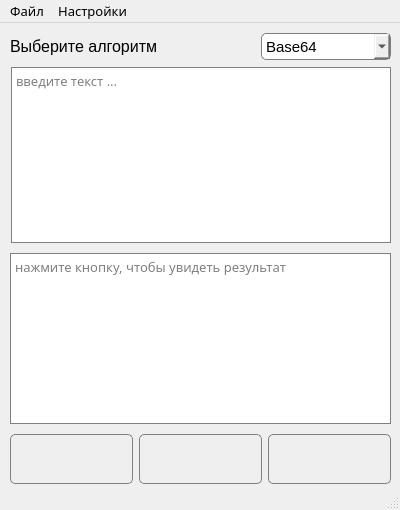
<?xml version="1.0" encoding="UTF-8"?>
<ui version="4.0">
 <class>MainWindow</class>
 <widget class="QMainWindow" name="MainWindow">
  <property name="geometry">
   <rect>
    <x>0</x>
    <y>0</y>
    <width>400</width>
    <height>510</height>
   </rect>
  </property>
  <property name="minimumSize">
   <size>
    <width>400</width>
    <height>510</height>
   </size>
  </property>
  <property name="maximumSize">
   <size>
    <width>400</width>
    <height>510</height>
   </size>
  </property>
  <property name="font">
   <font>
    <family>Ubuntu</family>
    <pointsize>10</pointsize>
   </font>
  </property>
  <property name="windowTitle">
   <string>Crypto Box</string>
  </property>
  <property name="windowIcon">
   <iconset resource="res_rc.qrc">
    <normaloff>:/res/res/icon.png</normaloff>:/res/res/icon.png</iconset>
  </property>
  <property name="whatsThis">
   <string>Easter egg here!</string>
  </property>
  <property name="autoFillBackground">
   <bool>false</bool>
  </property>
  <property name="styleSheet">
   <string notr="true"/>
  </property>
  <property name="iconSize">
   <size>
    <width>32</width>
    <height>32</height>
   </size>
  </property>
  <property name="tabShape">
   <enum>QTabWidget::Rounded</enum>
  </property>
  <widget class="QWidget" name="centralwidget">
   <property name="maximumSize">
    <size>
     <width>16777215</width>
     <height>16777215</height>
    </size>
   </property>
   <property name="styleSheet">
    <string notr="true"/>
   </property>
   <widget class="QWidget" name="layoutWidget">
    <property name="geometry">
     <rect>
      <x>10</x>
      <y>230</y>
      <width>381</width>
      <height>171</height>
     </rect>
    </property>
    <layout class="QVBoxLayout" name="Decrypte_text">
     <item>
      <widget class="QTextEdit" name="textEdit_2">
       <property name="enabled">
        <bool>true</bool>
       </property>
       <property name="font">
        <font>
         <family>Fira Code Medium</family>
         <pointsize>10</pointsize>
        </font>
       </property>
       <property name="toolTip">
        <string/>
       </property>
       <property name="statusTip">
        <string/>
       </property>
       <property name="accessibleName">
        <string/>
       </property>
       <property name="accessibleDescription">
        <string/>
       </property>
       <property name="styleSheet">
        <string notr="true">QTextEdit { 
border: 1px solid gray; 
}</string>
       </property>
       <property name="lineWrapColumnOrWidth">
        <number>0</number>
       </property>
       <property name="readOnly">
        <bool>true</bool>
       </property>
       <property name="acceptRichText">
        <bool>true</bool>
       </property>
       <property name="placeholderText">
        <string>нажмите кнопку, чтобы увидеть результат</string>
       </property>
      </widget>
     </item>
    </layout>
   </widget>
   <widget class="QWidget" name="layoutWidget">
    <property name="geometry">
     <rect>
      <x>10</x>
      <y>410</y>
      <width>381</width>
      <height>52</height>
     </rect>
    </property>
    <layout class="QHBoxLayout" name="Buttons">
     <item>
      <widget class="QPushButton" name="button_decrypt">
       <property name="enabled">
        <bool>true</bool>
       </property>
       <property name="minimumSize">
        <size>
         <width>0</width>
         <height>50</height>
        </size>
       </property>
       <property name="font">
        <font>
         <family>Segoe UI Semibold</family>
         <pointsize>9</pointsize>
         <italic>false</italic>
         <bold>true</bold>
        </font>
       </property>
       <property name="cursor">
        <cursorShape>PointingHandCursor</cursorShape>
       </property>
       <property name="styleSheet">
        <string notr="true">QPushButton { 
border: 1px solid gray; border-radius: 5px;
}
QPushButton:hover { 
border-color: #6dad77;
}
QPushButton:checked { 
background-color: #6dad77; border: 1px solid black; 
}</string>
       </property>
       <property name="text">
        <string/>
       </property>
       <property name="icon">
        <iconset resource="res_rc.qrc">
         <normaloff>:/res/res/decrypt.svg</normaloff>:/res/res/decrypt.svg</iconset>
       </property>
       <property name="iconSize">
        <size>
         <width>35</width>
         <height>35</height>
        </size>
       </property>
       <property name="checkable">
        <bool>true</bool>
       </property>
       <property name="checked">
        <bool>false</bool>
       </property>
      </widget>
     </item>
     <item>
      <widget class="QPushButton" name="button_encrypt">
       <property name="minimumSize">
        <size>
         <width>0</width>
         <height>50</height>
        </size>
       </property>
       <property name="cursor">
        <cursorShape>PointingHandCursor</cursorShape>
       </property>
       <property name="styleSheet">
        <string notr="true">QPushButton { 
border: 1px solid gray; border-radius: 5px;
}
QPushButton:hover { 
border-color: #6dad77;
}
QPushButton:checked { 
background-color: #6dad77; border: 1px solid black; 
}</string>
       </property>
       <property name="text">
        <string/>
       </property>
       <property name="icon">
        <iconset resource="res_rc.qrc">
         <normaloff>:/res/res/encrypt.svg</normaloff>:/res/res/encrypt.svg</iconset>
       </property>
       <property name="iconSize">
        <size>
         <width>35</width>
         <height>35</height>
        </size>
       </property>
       <property name="shortcut">
        <string/>
       </property>
       <property name="checkable">
        <bool>true</bool>
       </property>
       <property name="checked">
        <bool>false</bool>
       </property>
      </widget>
     </item>
     <item>
      <widget class="QPushButton" name="button_chef">
       <property name="minimumSize">
        <size>
         <width>0</width>
         <height>50</height>
        </size>
       </property>
       <property name="font">
        <font>
         <family>Segoe UI</family>
         <pointsize>10</pointsize>
         <italic>false</italic>
         <bold>true</bold>
        </font>
       </property>
       <property name="cursor">
        <cursorShape>PointingHandCursor</cursorShape>
       </property>
       <property name="whatsThis">
        <string/>
       </property>
       <property name="accessibleDescription">
        <string/>
       </property>
       <property name="styleSheet">
        <string notr="true">QPushButton { 
border: 1px solid gray; border-radius: 5px;
}
QPushButton:hover { 
border-color: #6dad77;
}
QPushButton:checked { 
background-color: #6dad77; border: 1px solid black; 
}</string>
       </property>
       <property name="text">
        <string/>
       </property>
       <property name="icon">
        <iconset resource="res_rc.qrc">
         <normaloff>:/res/res/duck.png</normaloff>:/res/res/duck.png</iconset>
       </property>
       <property name="iconSize">
        <size>
         <width>40</width>
         <height>40</height>
        </size>
       </property>
      </widget>
     </item>
    </layout>
   </widget>
   <widget class="QTextEdit" name="textEdit">
    <property name="geometry">
     <rect>
      <x>11</x>
      <y>44</y>
      <width>380</width>
      <height>176</height>
     </rect>
    </property>
    <property name="font">
     <font>
      <family>Fira Code Medium</family>
      <pointsize>10</pointsize>
     </font>
    </property>
    <property name="contextMenuPolicy">
     <enum>Qt::DefaultContextMenu</enum>
    </property>
    <property name="toolTip">
     <string/>
    </property>
    <property name="styleSheet">
     <string notr="true">QTextEdit { 
border: 1px solid gray; 
}</string>
    </property>
    <property name="frameShape">
     <enum>QFrame::StyledPanel</enum>
    </property>
    <property name="frameShadow">
     <enum>QFrame::Sunken</enum>
    </property>
    <property name="lineWidth">
     <number>1</number>
    </property>
    <property name="documentTitle">
     <string/>
    </property>
    <property name="html">
     <string>&lt;!DOCTYPE HTML PUBLIC &quot;-//W3C//DTD HTML 4.0//EN&quot; &quot;http://www.w3.org/TR/REC-html40/strict.dtd&quot;&gt;
&lt;html&gt;&lt;head&gt;&lt;meta name=&quot;qrichtext&quot; content=&quot;1&quot; /&gt;&lt;meta charset=&quot;utf-8&quot; /&gt;&lt;style type=&quot;text/css&quot;&gt;
p, li { white-space: pre-wrap; }
hr { height: 1px; border-width: 0; }
li.unchecked::marker { content: &quot;\2610&quot;; }
li.checked::marker { content: &quot;\2612&quot;; }
&lt;/style&gt;&lt;/head&gt;&lt;body style=&quot; font-family:'Fira Code Medium'; font-size:10pt; font-weight:400; font-style:normal;&quot;&gt;
&lt;p style=&quot;-qt-paragraph-type:empty; margin-top:0px; margin-bottom:0px; margin-left:0px; margin-right:0px; -qt-block-indent:0; text-indent:0px;&quot;&gt;&lt;br /&gt;&lt;/p&gt;&lt;/body&gt;&lt;/html&gt;</string>
    </property>
    <property name="placeholderText">
     <string>введите текст ...</string>
    </property>
   </widget>
   <widget class="QComboBox" name="comboBox">
    <property name="geometry">
     <rect>
      <x>261</x>
      <y>10</y>
      <width>130</width>
      <height>27</height>
     </rect>
    </property>
    <property name="font">
     <font>
      <family>Segoe UI</family>
      <pointsize>11</pointsize>
      <bold>false</bold>
     </font>
    </property>
    <property name="cursor">
     <cursorShape>PointingHandCursor</cursorShape>
    </property>
    <property name="styleSheet">
     <string notr="true">QComboBox { 
border: 1px solid gray; border-radius: 5px;
}
QComboBox:hover { 
border-color: #6dad77;
}</string>
    </property>
    <item>
     <property name="text">
      <string>Base64</string>
     </property>
    </item>
    <item>
     <property name="text">
      <string>Base32</string>
     </property>
    </item>
    <item>
     <property name="text">
      <string>HEX</string>
     </property>
    </item>
    <item>
     <property name="text">
      <string>URL</string>
     </property>
    </item>
    <item>
     <property name="text">
      <string>ROT13</string>
     </property>
    </item>
    <item>
     <property name="text">
      <string>MD5</string>
     </property>
    </item>
    <item>
     <property name="text">
      <string>SHA1</string>
     </property>
    </item>
    <item>
     <property name="text">
      <string>SHA256</string>
     </property>
    </item>
    <item>
     <property name="text">
      <string>SHA512</string>
     </property>
    </item>
   </widget>
   <widget class="QLabel" name="input_text_lbl">
    <property name="geometry">
     <rect>
      <x>10</x>
      <y>8</y>
      <width>151</width>
      <height>31</height>
     </rect>
    </property>
    <property name="font">
     <font>
      <family>Segoe UI</family>
      <pointsize>12</pointsize>
      <bold>false</bold>
     </font>
    </property>
    <property name="text">
     <string>Выберите алгоритм</string>
    </property>
   </widget>
  </widget>
  <widget class="QMenuBar" name="menuBar">
   <property name="geometry">
    <rect>
     <x>0</x>
     <y>0</y>
     <width>400</width>
     <height>22</height>
    </rect>
   </property>
   <property name="font">
    <font>
     <family>Hack NF</family>
     <pointsize>10</pointsize>
    </font>
   </property>
   <property name="cursor">
    <cursorShape>PointingHandCursor</cursorShape>
   </property>
   <widget class="QMenu" name="menuAbout">
    <property name="font">
     <font>
      <family>Hack NF</family>
      <pointsize>9</pointsize>
     </font>
    </property>
    <property name="cursor">
     <cursorShape>PointingHandCursor</cursorShape>
    </property>
    <property name="tearOffEnabled">
     <bool>false</bool>
    </property>
    <property name="title">
     <string>Настройки</string>
    </property>
    <property name="separatorsCollapsible">
     <bool>false</bool>
    </property>
    <property name="toolTipsVisible">
     <bool>false</bool>
    </property>
    <addaction name="action_theme"/>
    <addaction name="action_about"/>
   </widget>
   <widget class="QMenu" name="menuFile">
    <property name="font">
     <font>
      <family>Hack NF</family>
      <pointsize>10</pointsize>
     </font>
    </property>
    <property name="cursor">
     <cursorShape>PointingHandCursor</cursorShape>
    </property>
    <property name="title">
     <string>Файл</string>
    </property>
    <addaction name="action_open"/>
    <addaction name="action_save"/>
   </widget>
   <addaction name="menuFile"/>
   <addaction name="menuAbout"/>
  </widget>
  <widget class="QStatusBar" name="statusBar"/>
  <action name="action_about">
   <property name="icon">
    <iconset resource="res_rc.qrc">
     <normaloff>:/res/res/about.svg</normaloff>:/res/res/about.svg</iconset>
   </property>
   <property name="text">
    <string>Об авторе</string>
   </property>
   <property name="font">
    <font>
     <family>Hack NF</family>
    </font>
   </property>
  </action>
  <action name="action_open">
   <property name="icon">
    <iconset resource="res_rc.qrc">
     <normaloff>:/res/res/open.svg</normaloff>:/res/res/open.svg</iconset>
   </property>
   <property name="text">
    <string>Открыть</string>
   </property>
  </action>
  <action name="action_save">
   <property name="icon">
    <iconset resource="res_rc.qrc">
     <normaloff>:/res/res/save.svg</normaloff>:/res/res/save.svg</iconset>
   </property>
   <property name="text">
    <string>Сохранить</string>
   </property>
  </action>
  <action name="action_theme">
   <property name="icon">
    <iconset resource="res_rc.qrc">
     <normaloff>:/res/res/theme.svg</normaloff>:/res/res/theme.svg</iconset>
   </property>
   <property name="text">
    <string>Сменить тему</string>
   </property>
  </action>
 </widget>
 <resources>
  <include location="res_rc.qrc"/>
 </resources>
 <connections/>
</ui>
